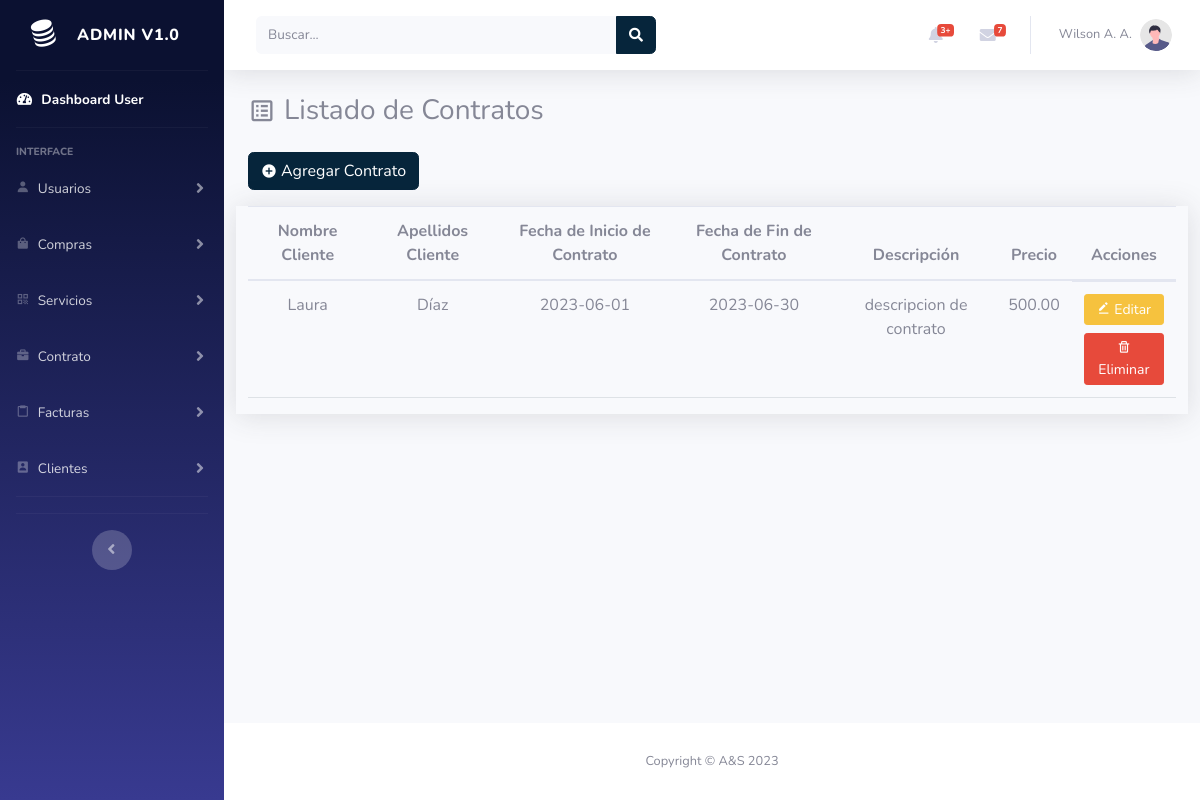
The page /dashboard-user/contratos.php (signed in) on the database its author committed.
### tables this page shows
CREATE TABLE `contrato` (
  `id_contrato` int(11) NOT NULL,
  `cliente_id` int(11) NOT NULL,
  `fecha_inicio_contrato` date NOT NULL,
  `fecha_fin_contrato` date NOT NULL,
  `descripcion_contrato` varchar(255) DEFAULT NULL,
  `precio_contrato` decimal(10,2) NOT NULL
);

CREATE TABLE `clientes` (
  `id` int(11) NOT NULL,
  `nombre` varchar(255) NOT NULL,
  `apellido` varchar(255) NOT NULL,
  `correo` varchar(255) NOT NULL,
  `telefono` varchar(20) DEFAULT NULL,
  `direccion` varchar(255) DEFAULT NULL
);

### dashboard-user/contratos.php (the view, shortened to what this page needs)
<?php include 'partials/header.php' ?>
<?php
$statement = $conn->query("SELECT contrato.id_contrato, clientes.nombre AS nombre_cliente, clientes.apellido AS apellido_cliente, contrato.fecha_inicio_contrato, contrato.fecha_fin_contrato, contrato.descripcion_contrato, contrato.precio_contrato
FROM contrato
INNER JOIN clientes ON contrato.cliente_id = clientes.id");
$resultado = $statement->fetchAll(PDO::FETCH_ASSOC);
?>
<div id="wrapper">
    <?php include 'partials/sidebar.php' ?>
    <div id="content-wrapper" class="d-flex flex-column">
        <div id="content">
            <?php include 'partials/topbar.php' ?>
            <div class="container-fluid">
                <div class="d-sm-flex align-items-center justify-content-between mb-4">
                    <h1 class="h3 d-flex align-items-center gap-2 m-0"><i class="bx bx-spreadsheet"></i> Listado de Contratos</h1>
                </div>
                <p>
                    <a href="addContrato.php" class="text-decoration-none">
                        <button class="btn btn-primary d-flex align-items-center gap-1"><i class="bx bxs-plus-circle"></i> Agregar Contrato</button>
                    </a>
                </p>
            </div>
            <div class="container-fluid">
                <div class="row">
                    <div class="table-responsive shadow">
                        <table class="table">
                            <thead>
                                <tr>
                                    <th class="text-center" scope="col">Nombre Cliente</th>
                                    <th class="text-center" scope="col">Apellidos Cliente</th>
                                    <th class="text-center" scope="col">Fecha de Inicio de Contrato</th>
                                    <th class="text-center" scope="col">Fecha de Fin de Contrato</th>
                                    <th class="text-center" scope="col">Descripción</th>
                                    <th class="text-center" scope="col">Precio</th>
                                    <th class="text-center" scope="col">Acciones</th>
                                </tr>
                            </thead>
                            <tbody>
                                <?php
                                foreach ($resultado as $elements) : ?>
                                    <tr>
                                        <td class="text-center"><?= $elements["nombre_cliente"] ?></td>
                                        <td class="text-center"><?= $elements["apellido_cliente"] ?></td>
                                        <td class="text-center"><?= $elements["fecha_inicio_contrato"] ?></td>
                                        <td class="text-center"><?= $elements["fecha_fin_contrato"] ?></td>
                                        <td class="text-center"><?= $elements["descripcion_contrato"] ?></td>
                                        <td class="text-center"><?= $elements["precio_contrato"] ?></td>
                                        <td class="d-grid gap-2 sin_border_bottom">
                                            <a href="editContrato.php?id=<?= $elements["id_contrato"] ?>" class="btn btn-warning btn-sm"><i class='bx bxs-edit-alt'></i> Editar</a>
                                            <a href="deleteContrato.php?id=<?= $elements["id_contrato"] ?>" class="btn btn-danger btn-sm"><i class='bx bx-trash'></i> Eliminar</a>
                                        </td>
                                    </tr>
                                <?php endforeach ?>
                            </tbody>
                        </table>
                    </div>
                </div>
            </div>
        </div>
        <?php include 'partials/footer.php' ?>

### rows shown on the page
contrato: cliente.nombre "Laura", cliente.apellido "Díaz", fecha_inicio_contrato "2023-06-01", fecha_fin_contrato "2023-06-30", descripcion_contrato "descripcion de contrato", precio_contrato "500.00"

### other values the page prints
$_SESSION["user"]["nombre_usuario"] "Wilson A. A."
